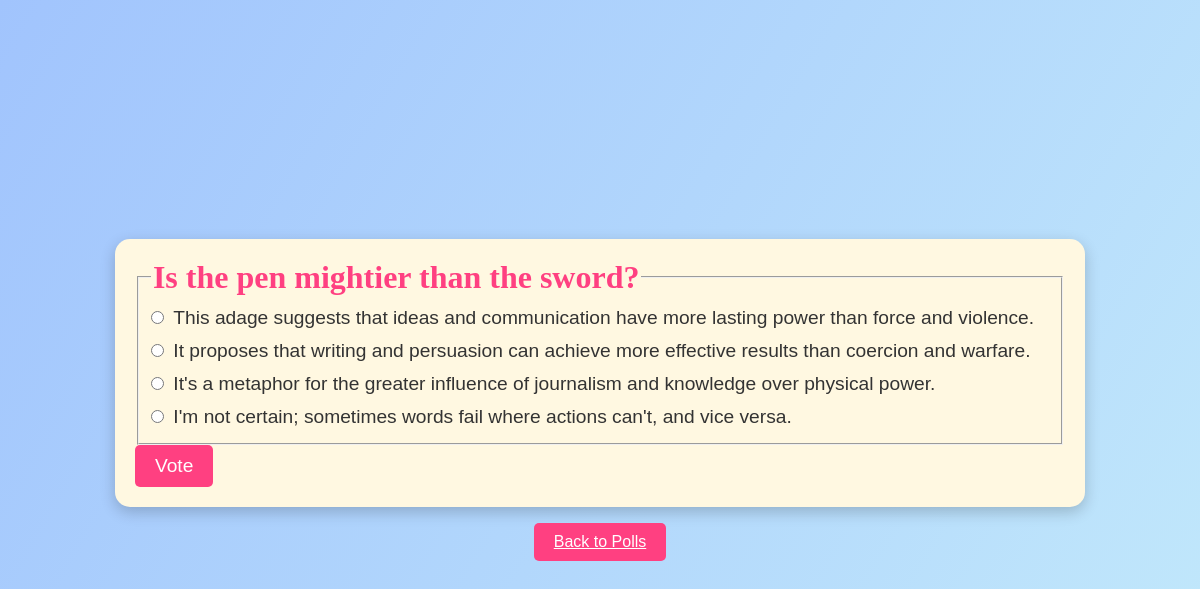
Screenshot of /polls/7/ with the database file from the repository.
### polls/models.py (models this page shows, shortened)
class Question(models.Model):
    question_text = models.CharField(max_length=200)
    pub_date = models.DateTimeField('date published')

class Choice(models.Model):
    question = models.ForeignKey(Question, on_delete=models.CASCADE)
    choice_text = models.CharField(max_length=200)
    votes = models.IntegerField(default=0)

### polls/views.py (the view)
# urls.py: path('<int:pk>/', views.DetailView.as_view(), name='detail'),
class DetailView(generic.DetailView):
    model = Question
    template_name = 'polls/detail.html'

### polls/templates/polls/detail.html (shortened to what this page needs)
<form action="{% url 'polls:vote' question.id %}" method="post">
    <fieldset>
        <legend>
            <h1>{{ question.question_text }}</h1>
        </legend>
        {% for choice in question.choice_set.all %}
        <input type="radio" name="choice" id="choice{{ forloop.counter }}" value="{{ choice.id }}">
        <label for="choice{{ forloop.counter }}">{{ choice.choice_text }}</label><br>
        {% endfor %}
    </fieldset>
    <input type="submit" value="Vote">
</form>
<a href="{% url 'polls:index' %}" class="back-button">Back to Polls</a>

### polls/templates/polls/detail.html (style rules this page uses)
form { background-color: #fff8e1; padding: 20px; border-radius: 15px; box-shadow: 0 5px 15px rgba(0, 0, 0, 0.2); }
legend h1 { font-family: 'Lobster', cursive; color: #ff4081; text-align: center; margin: 0; }
input[type="radio"] { accent-color: #ff4081; margin: 10px 5px 10px 0; }
label { font-size: 1.2rem; margin-right: 15px; }
input[type="submit"] { background-color: #ff4081; color: #fff; border: none; padding: 10px 20px; border-radius: 5px; cursor: pointer; font-size: 1.2rem; transition: background-color 0.3s ease; }
.back-button { background-color: #ff4081; color: #fff; padding: 10px 20px; border-radius: 5px; transition: background-color 0.3s; }

### rows the page displays
Question: question_text "Is the pen mightier than the sword?"
Choice: choice_text "This adage suggests that ideas and communication have more lasting power than force and violence."
Choice: choice_text "It proposes that writing and persuasion can achieve more effective results than coercion and warfare."
Choice: choice_text "It's a metaphor for the greater influence of journalism and knowledge over physical power."
Choice: choice_text "I'm not certain; sometimes words fail where actions can't, and vice versa."
